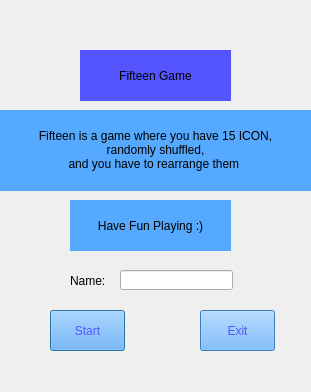
<?xml version="1.0" encoding="UTF-8"?>
<ui version="4.0">
 <class>Start</class>
 <widget class="QDialog" name="Start">
  <property name="geometry">
   <rect>
    <x>0</x>
    <y>0</y>
    <width>311</width>
    <height>392</height>
   </rect>
  </property>
  <property name="windowTitle">
   <string>Dialog</string>
  </property>
  <property name="styleSheet">
   <string notr="true"/>
  </property>
  <widget class="QLabel" name="label">
   <property name="geometry">
    <rect>
     <x>80</x>
     <y>50</y>
     <width>151</width>
     <height>51</height>
    </rect>
   </property>
   <property name="styleSheet">
    <string notr="true">font: 12pt &quot;MS Shell Dlg 2&quot;;
background-color: rgb(85, 85, 255);</string>
   </property>
   <property name="text">
    <string>Fifteen Game</string>
   </property>
   <property name="alignment">
    <set>Qt::AlignCenter</set>
   </property>
  </widget>
  <widget class="QLabel" name="label_2">
   <property name="geometry">
    <rect>
     <x>0</x>
     <y>110</y>
     <width>311</width>
     <height>81</height>
    </rect>
   </property>
   <property name="styleSheet">
    <string notr="true">font: 12pt &quot;MS Shell Dlg 2&quot;;
background-color: rgb(85, 170, 255);</string>
   </property>
   <property name="text">
    <string>&lt;html&gt;&lt;head/&gt;&lt;body&gt;&lt;p&gt;Fifteen is a game where you have 15 ICON, &lt;br&gt; randomly shuffled,&lt;br&gt; and you have to rearrange them &lt;/p&gt;&lt;/body&gt;&lt;/html&gt;</string>
   </property>
   <property name="alignment">
    <set>Qt::AlignCenter</set>
   </property>
  </widget>
  <widget class="QPushButton" name="pushButton">
   <property name="geometry">
    <rect>
     <x>50</x>
     <y>310</y>
     <width>75</width>
     <height>41</height>
    </rect>
   </property>
   <property name="styleSheet">
    <string notr="true">background-color: rgb(85, 170, 255);
border-color: rgb(0, 0, 255);
color: rgb(85, 85, 255);</string>
   </property>
   <property name="text">
    <string>Start</string>
   </property>
  </widget>
  <widget class="QLabel" name="label_3">
   <property name="geometry">
    <rect>
     <x>70</x>
     <y>200</y>
     <width>161</width>
     <height>51</height>
    </rect>
   </property>
   <property name="styleSheet">
    <string notr="true">font: 12pt &quot;MS Shell Dlg 2&quot;;
background-color: rgb(85, 170, 255);</string>
   </property>
   <property name="text">
    <string>Have Fun Playing :)</string>
   </property>
   <property name="alignment">
    <set>Qt::AlignCenter</set>
   </property>
  </widget>
  <widget class="QPushButton" name="pushButton_2">
   <property name="geometry">
    <rect>
     <x>200</x>
     <y>310</y>
     <width>75</width>
     <height>41</height>
    </rect>
   </property>
   <property name="styleSheet">
    <string notr="true">background-color: rgb(85, 170, 255);
border-color: rgb(0, 0, 255);
color: rgb(85, 85, 255);</string>
   </property>
   <property name="text">
    <string>Exit</string>
   </property>
  </widget>
  <widget class="QLabel" name="label_4">
   <property name="geometry">
    <rect>
     <x>70</x>
     <y>270</y>
     <width>41</width>
     <height>21</height>
    </rect>
   </property>
   <property name="text">
    <string>Name: </string>
   </property>
  </widget>
  <widget class="QLineEdit" name="lineEdit">
   <property name="geometry">
    <rect>
     <x>120</x>
     <y>270</y>
     <width>113</width>
     <height>20</height>
    </rect>
   </property>
  </widget>
 </widget>
 <resources/>
 <connections/>
</ui>
